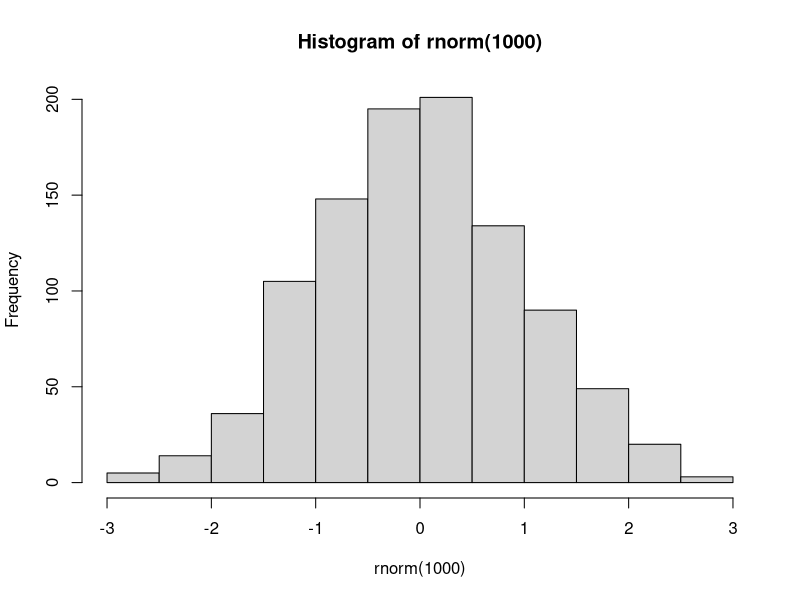
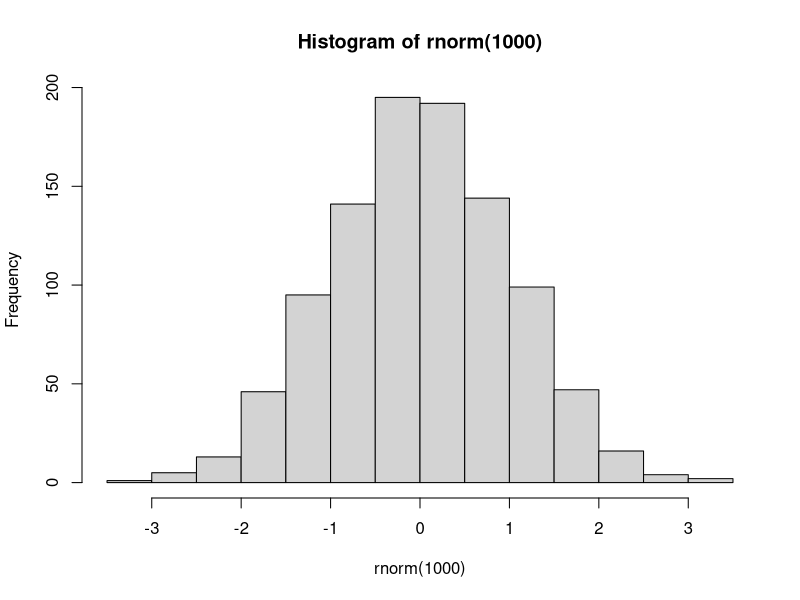
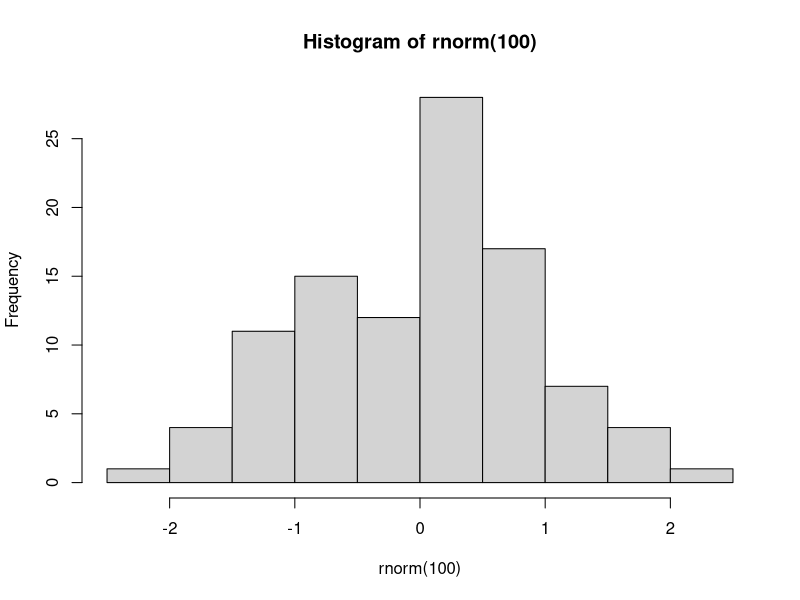

Recreate these plots in R, in order.
## ----include=FALSE-------------------------------------------------------------------------------------
suppressPackageStartupMessages(require(knitr))


## ----eval=F,echo=TRUE----------------------------------------------------------------------------------
## library(rmarkdown)
## render("scripts/script.r")


## ----eval=F,echo=TRUE----------------------------------------------------------------------------------
## render("scripts/script.r", output_format="html_document")


## ----eval=F,echo=TRUE,tidy=FALSE-----------------------------------------------------------------------
## render("scripts/script.r", output_format="html_document",
##        output_file="myRenderedDoc.html",output_dir="scripts")


## ----eval=F--------------------------------------------------------------------------------------------
## # Generate some random numbers
## myRandNumbers <- rnorm(100,10,2)


## ----eval=F--------------------------------------------------------------------------------------------
## #' this would be placed as code
## # Generate some random numbers
## myRandNumbers <- rnorm(100,10,2)


## ----eval=F--------------------------------------------------------------------------------------------
## 
## #'
## #' title: "CWB making notes example"
## #' author: "Tom Carroll"
## #' date: "Day 3 of CWB"
## #'
## #' this would be placed as text in html
## # Generate some random numbers (This is a comment with code)
## myRandNumbers <- rnorm(100,10,2)


## ----eval=F--------------------------------------------------------------------------------------------
## 
## #' Some comments for text.
## #+ fig.width=3, fig.height=3
## myRandNumbers <- rnorm(100, 10, 2)
## hist(myRandNumbers)


## ----results='asis',eval=F-----------------------------------------------------------------------------
## Italics = _Italics_ or *Italics*
## Bold  =  __Bold__ or **Bold**


## ----fig.width=5,fig.height=2--------------------------------------------------------------------------
hist(rnorm(1000))


## ----eval=F--------------------------------------------------------------------------------------------
## hist(rnorm(1000))


## ----fig.width=5,fig.height=2,echo=FALSE---------------------------------------------------------------
hist(rnorm(1000))


## ----tidy=T,fig.width=5,fig.height=2-------------------------------------------------------------------
        hist( 
rnorm(100  )
)


## ----collapse=T----------------------------------------------------------------------------------------
temp <- rnorm(10)
temp

